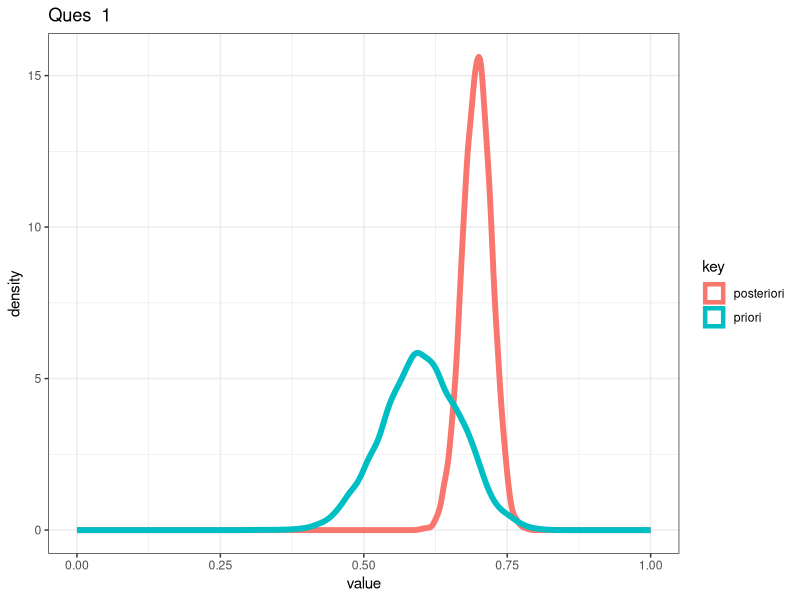
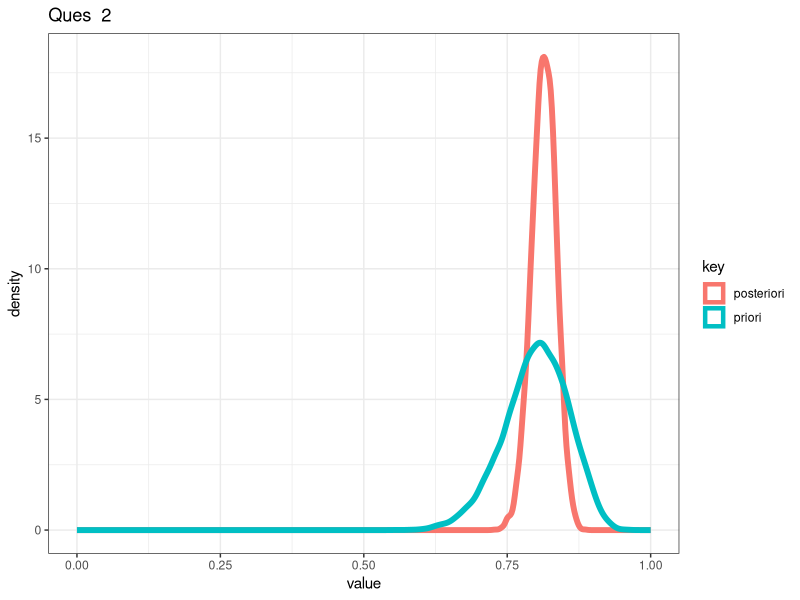
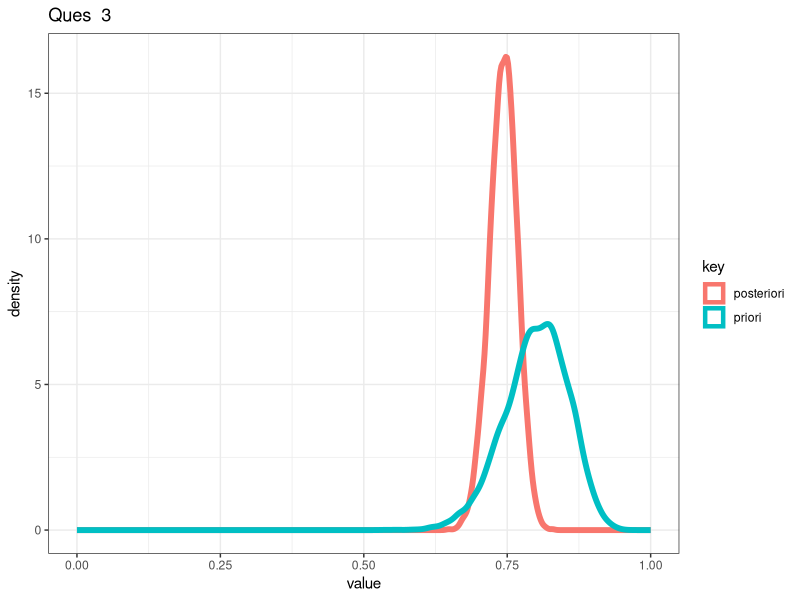
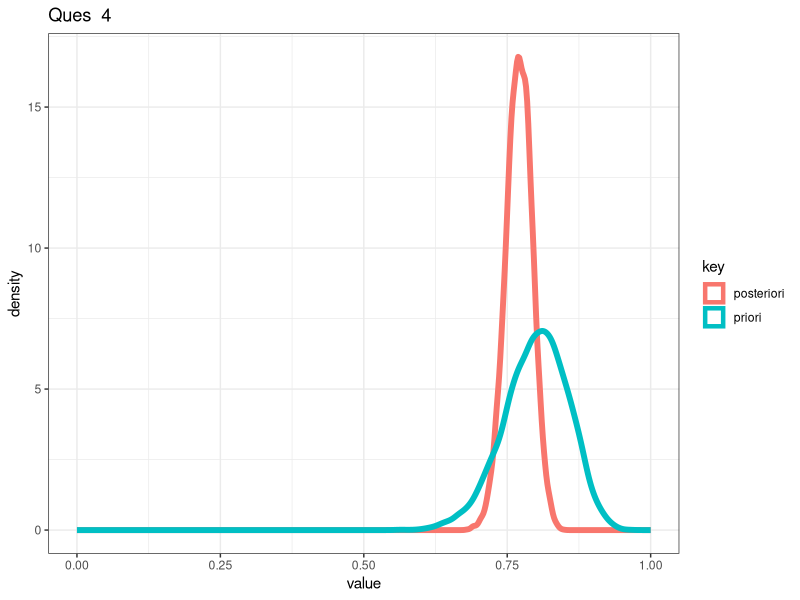
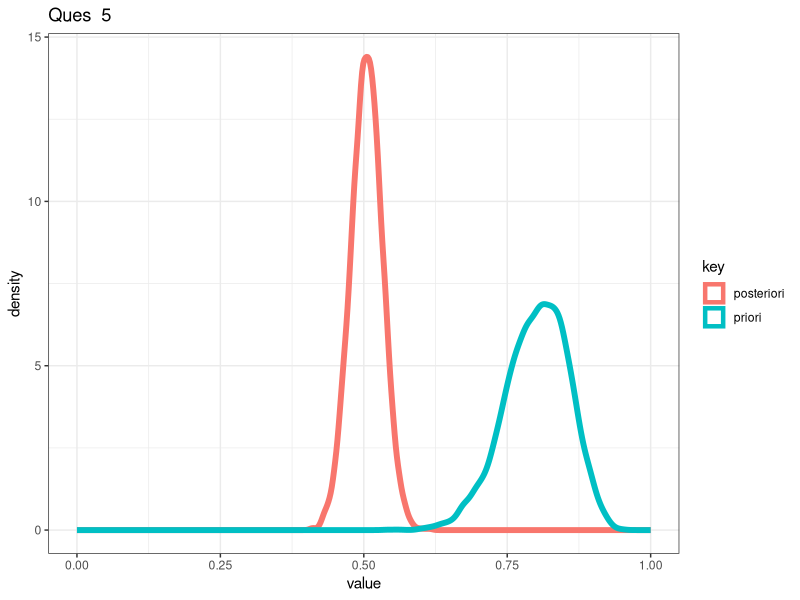
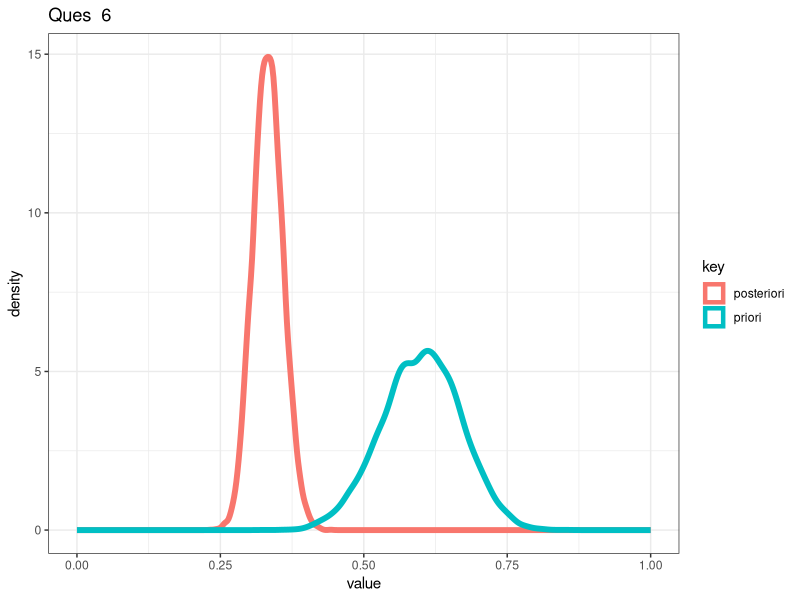
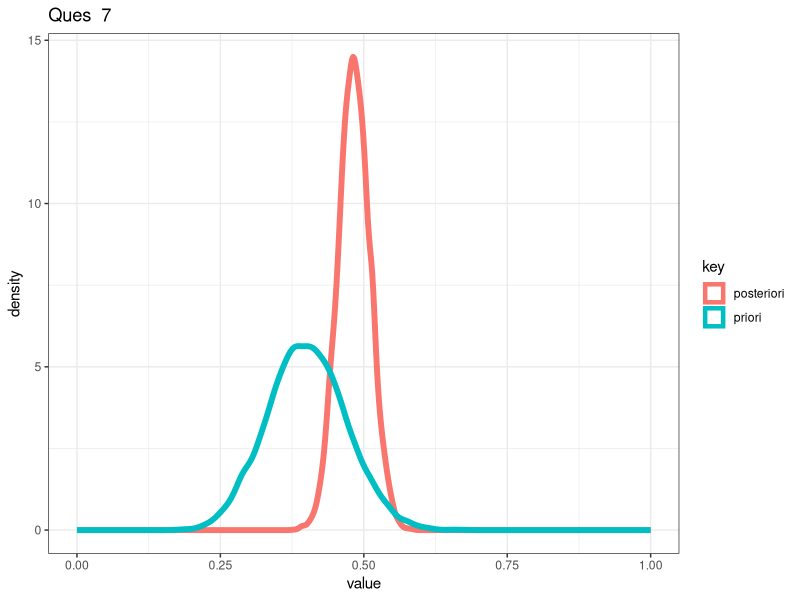
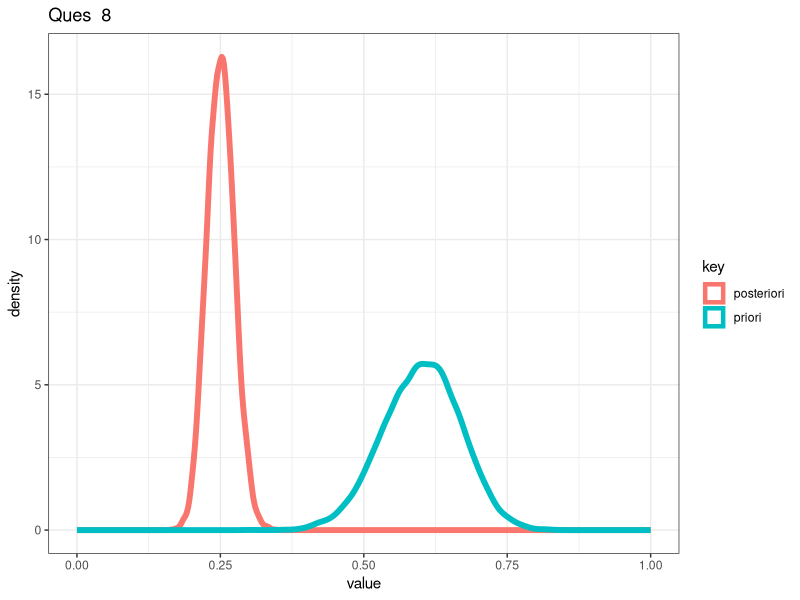

Source code (R) for these figures, in order:
## ---- chunk 1
knitr::opts_chunk$set(echo = FALSE,warning=FALSE,message=FALSE,cache = FALSE)
## ---- chunk 2
library(tidyverse)

user_responses<-read.csv("dataset_user_responses.csv");
df_ques_points<-read.csv("dataset_question_points.csv",as.is=2);


## checking if inputting is done the right way
candidate_score<-apply(user_responses[,1:20],1,function(row){
  sum((row==df_ques_points$CorrectAns)*df_ques_points$Points);
});
# sum(candidate_score==user_responses$PointsReceived);

num_users<-nrow(user_responses);
num_questions<-ncol(user_responses);

easy_questionIndex<-which(df_ques_points$Points==1);
medium_questionIndex<-which(df_ques_points$Points==2);
hard_questionIndex<-which(df_ques_points$Points==3);

exp_easy=0.8;
exp_medium=0.6;
exp_hard=0.4;
concentration=50;# a+b
## ---- chunk 3
posterior_shapevals<-function(mean,Y,N){
  # Y = Responders ; N = sampleSize
  # mean=a/a+b; concentration=a+b; refer wikipedia
  a_prior=mean*concentration;b_prior=concentration-a_prior;
  
  a_posterior=a_prior+Y;
  b_posterior=b_prior+N-Y;
  return(c(a_posterior,b_posterior));
}

question_posterior<-function(quesNum,mean_prior){
  Y=sum(user_responses[,quesNum]==df_ques_points$CorrectAns[quesNum]);
  return(posterior_shapevals(mean_prior,Y,num_users));
}


## ---- chunk 4
df_params<-data.frame(questionNum=1:20,priori_params="",posterior_params="");
df_params$priori_params<-as.character(df_params$priori_params);
df_params$posterior_params<-as.character(df_params$posterior_params);

questions<-1:20
plots<-list();
for(q in questions){
  exp_prob=0.8;
  if(df_ques_points[q,3]==2){
    exp_prob=exp_medium;
  }
  else if(df_ques_points[q,3]==3){
    exp_prob=exp_hard;
  }
    
  belief<-c(exp_prob*concentration,(1-exp_prob)*concentration);
  postEvd<-question_posterior(q,exp_prob);

  df_params[q,2]=paste0(belief[1],",",belief[2]);
  df_params[q,3]=paste0(postEvd[1],",",postEvd[2]);
  
  df<-gather(data.frame(priori=rbeta(10000,belief[1],belief[2]),posteriori=rbeta(10000,postEvd[1],postEvd[2])));

  title_txt=paste("Ques ",q);
  gg<-ggplot(df);
  g<-gg+geom_density(aes(x=value,color=key),size=2)+
    xlim(0,1)+theme_bw()+
    labs(title=title_txt,xlab="Probability of answering correctly",ylab="");

  print(g);
}
## ---- chunk 5

questions<-1:20
plots<-list();
for(q in questions){
  exp_prob=0.8;
  if(df_ques_points[q,3]==2){
    exp_prob=exp_medium;
  }
  else if(df_ques_points[q,3]==3){
    exp_prob=exp_hard;
  }
    
  belief<-c(exp_prob*concentration,(1-exp_prob)*concentration);
  postEvd<-question_posterior(q,exp_prob);

  N=10000;
  samples_prior<-rbeta(N,belief[1],belief[2]);
  samples_posterior<-rbeta(N,postEvd[1],postEvd[2]);
  
  df_barchart<-data.frame(key=c("priori","priori","priori","posteriori","posteriori","posteriori"),category=c("easy","medium","hard","easy","medium","hard"),proportion=c(0,0,0,0,0,0));
  
  df_barchart$category<-factor(df_barchart$category,levels=c("easy","medium","hard"));
  df_barchart$key<-factor(df_barchart$key,levels=c("priori","posteriori"));

  df_barchart[1,3]=sum((samples_prior>=0.8))/N;
  df_barchart[3,3]=sum((samples_prior<=0.4))/N;
  df_barchart[2,3]=1-df_barchart[1,3]-df_barchart[3,3];
  
  df_barchart[4,3]=sum((samples_posterior>=0.8))/N;
  df_barchart[6,3]=sum((samples_posterior<=0.4))/N;
  df_barchart[5,3]=1-df_barchart[4,3]-df_barchart[6,3];

  title_txt=paste("Ques ",q);
  gg<-ggplot(df_barchart);
  g<-gg+geom_col(aes(x=category,y=proportion,fill=key),alpha=0.7)+
    facet_grid(.~key)+
    theme_bw()+
    labs(title=title_txt,xlab="Probability of answering correctly",ylab="")+
    guides(fill=FALSE);

    print(g);
}
